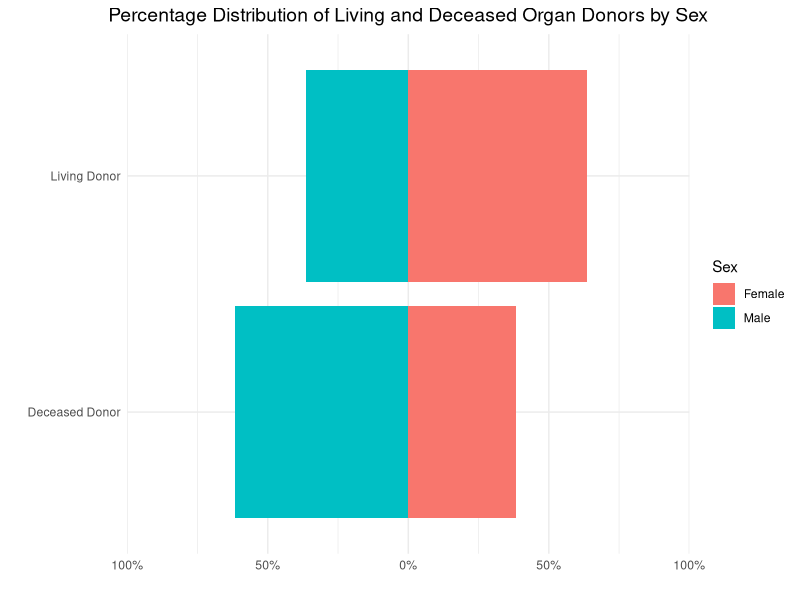
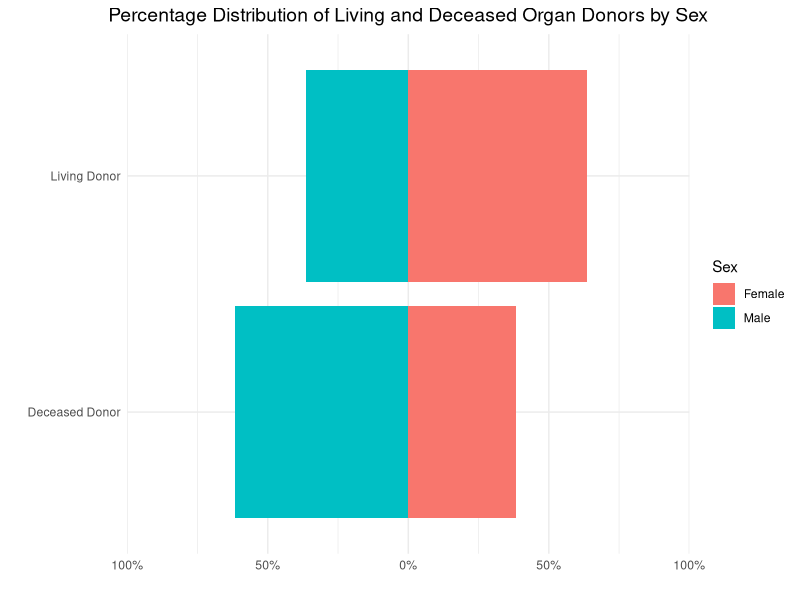

These charts were generated, in order, by the following R code:
#install.packages('readxl')
library("readxl")
library(dplyr)
library(tidyr)
library(ggplot2)


donors <- read_excel("Organ_Donation_and_Transplantation_Data.xlsx", sheet = "Donor Demographics")
donors_table <- donors %>%
  filter(`Category` == "4 - Sex" & `Donor Type Filter` != "All") %>% 
  mutate(`Donor Count` = as.numeric(`Donor Count`))

donor_summary <- donors_table %>%
  group_by(`Donor Type Filter`) %>%
  summarize(
    Total_Donors = sum(`Donor Count`),
    Female_Count = sum(`Donor Count`[Level == "Female"]),
    Male_Count = sum(`Donor Count`[Level == "Male"]),
    .groups = "drop"
  ) %>%
  mutate(
    Female_Percentage = (Female_Count / Total_Donors) * 100,
    Male_Percentage = (Male_Count / Total_Donors) * 100
  ) %>%
  select(`Donor Type Filter`, Female_Percentage, Male_Percentage) %>%
  pivot_longer(cols = ends_with("Percentage"), names_to = "Level", values_to = "Percentage") %>%
  mutate(Sex = ifelse(grepl("Female", Level), "Female", "Male")) %>% select(-Level)

plot <- donor_summary %>%
  mutate(Percentage = ifelse(Sex == "Male", -Percentage, Percentage)) %>%
  ggplot(aes(x = `Donor Type Filter`, y = Percentage, fill = Sex)) +
  geom_bar(stat = "identity", position = "stack") +
  scale_y_continuous(limits = c(-100, 100), 
                     expand = c(0, 0), 
                     #labels = scales::label_percent(scale = 1, suffix = "%")
                     labels = function(x) paste0(abs(x), "%")
                     ) +
  labs(x = "", y = "",title = "Percentage Distribution of Living and Deceased Organ Donors by Sex") +
  theme_minimal() +
  theme(plot.title = element_text(hjust = 0.5, size = 14),
        ) +
  coord_flip()
plot
ggsave("donor_plot.png", plot, width = 10, height = 3)
